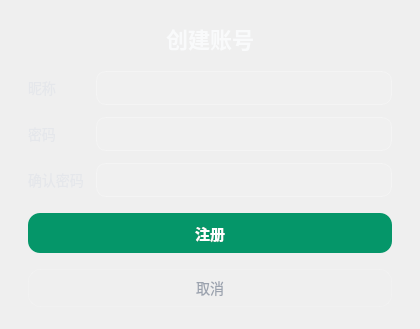
<?xml version="1.0" encoding="UTF-8"?>
<ui version="4.0">
 <class>RegisterDialog</class>
 <widget class="QDialog" name="RegisterDialog">
  <property name="geometry">
   <rect>
    <x>0</x>
    <y>0</y>
    <width>420</width>
    <height>320</height>
   </rect>
  </property>
  <property name="windowTitle">
   <string>注册 - MyChat</string>
  </property>
  <property name="styleSheet">
   <string notr="true">QDialog {
    background: qlineargradient(x1:0, y1:0, x2:1, y2:1,
        stop:0 #1f2937, stop:1 #111827);
}
QLabel {
    color: #e5e7eb;
    font-size: 14px;
}
QLabel#titleLabel {
    color: #f9fafb;
    font-size: 22px;
    font-weight: 700;
}
QLineEdit {
    color: #f9fafb;
    background: rgba(255,255,255,0.08);
    border: 1px solid rgba(255,255,255,0.25);
    border-radius: 10px;
    padding: 8px 10px;
}
QLineEdit:focus {
    border: 1px solid #60a5fa;
}
QPushButton#registerButton {
    color: #ffffff;
    background: #059669;
    border: none;
    border-radius: 12px;
    font-size: 15px;
    font-weight: 600;
    min-height: 40px;
}
QPushButton#registerButton:hover { background: #10b981; }
QPushButton#registerButton:pressed { background: #047857; }
QPushButton#cancelButton {
    color: #9ca3af;
    background: transparent;
    border: 1px solid rgba(255,255,255,0.15);
    border-radius: 12px;
    font-size: 14px;
    min-height: 36px;
}
QPushButton#cancelButton:hover { color: #e5e7eb; border-color: rgba(255,255,255,0.3); }</string>
  </property>
  <layout class="QVBoxLayout" name="verticalLayout">
   <property name="leftMargin">
    <number>28</number>
   </property>
   <property name="topMargin">
    <number>22</number>
   </property>
   <property name="rightMargin">
    <number>28</number>
   </property>
   <property name="bottomMargin">
    <number>22</number>
   </property>
   <property name="spacing">
    <number>16</number>
   </property>
   <item>
    <widget class="QLabel" name="titleLabel">
     <property name="text">
      <string>创建账号</string>
     </property>
     <property name="alignment">
      <set>Qt::AlignCenter</set>
     </property>
    </widget>
   </item>
   <item>
    <layout class="QFormLayout" name="formLayout">
     <property name="horizontalSpacing">
      <number>12</number>
     </property>
     <property name="verticalSpacing">
      <number>12</number>
     </property>
     <item row="0" column="0">
      <widget class="QLabel" name="labelName">
       <property name="text">
        <string>昵称</string>
       </property>
      </widget>
     </item>
     <item row="0" column="1">
      <widget class="QLineEdit" name="nameEdit"/>
     </item>
     <item row="1" column="0">
      <widget class="QLabel" name="labelPassword">
       <property name="text">
        <string>密码</string>
       </property>
      </widget>
     </item>
     <item row="1" column="1">
      <widget class="QLineEdit" name="passwordEdit">
       <property name="echoMode">
        <enum>QLineEdit::Password</enum>
       </property>
      </widget>
     </item>
     <item row="2" column="0">
      <widget class="QLabel" name="labelConfirm">
       <property name="text">
        <string>确认密码</string>
       </property>
      </widget>
     </item>
     <item row="2" column="1">
      <widget class="QLineEdit" name="confirmPasswordEdit">
       <property name="echoMode">
        <enum>QLineEdit::Password</enum>
       </property>
      </widget>
     </item>
    </layout>
   </item>
   <item>
    <widget class="QPushButton" name="registerButton">
     <property name="text">
      <string>注册</string>
     </property>
    </widget>
   </item>
   <item>
    <widget class="QPushButton" name="cancelButton">
     <property name="text">
      <string>取消</string>
     </property>
    </widget>
   </item>
  </layout>
 </widget>
 <resources/>
 <connections/>
</ui>
